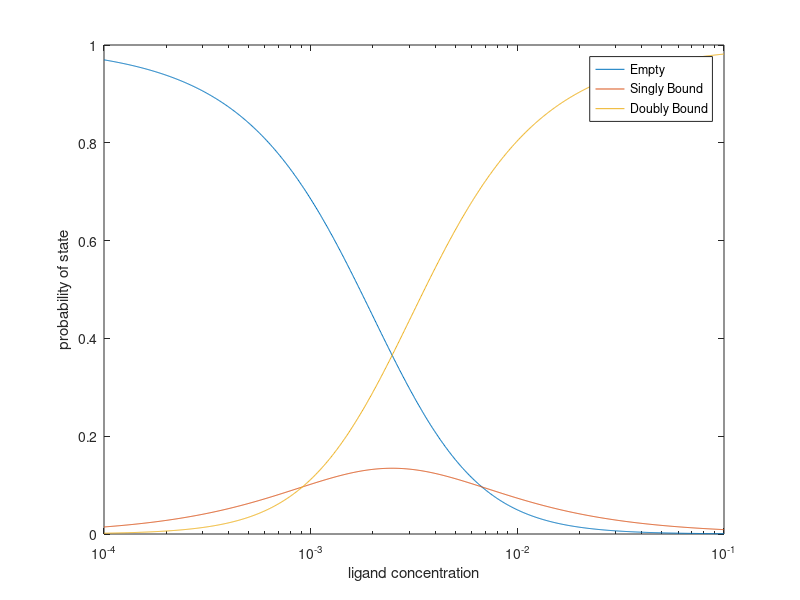
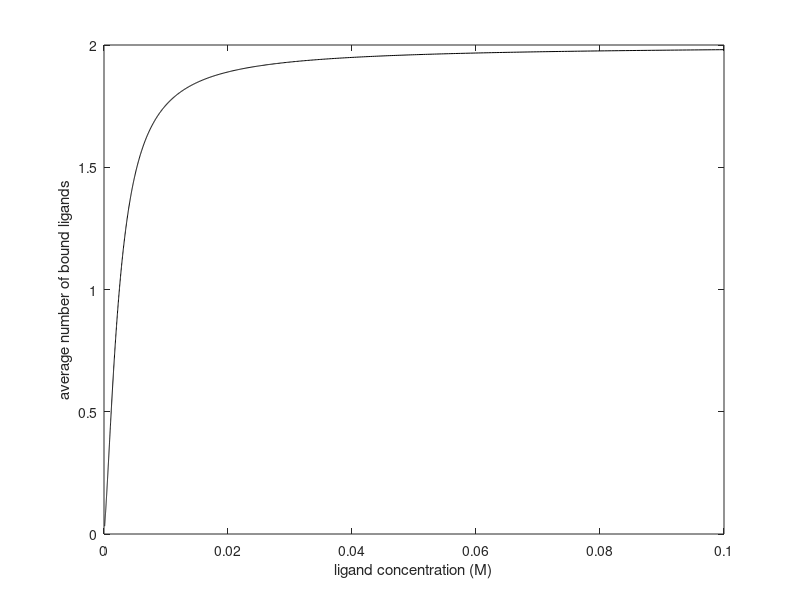

Recreate these plots in MATLAB, in order.
%In this script, we will consider a receptor which can bind two ligands.
%Using the statistical mechanics we learned in lecture, we can enumerate
%these states, figure out the multiplicity, and compute their statistical
%weights. How does the probability of each state change with a
%concentration of ligand? Let's find out!

%We'll start by declaring some variables. 
d_eb = -5; %Energy difference between bound and unbound state (in kT). 
d_ei = -2; %energy of interaction (in kT). 
L = logspace(-4, -1, 1000); %Range of ligand concentrations (in M). 

%To save our fingers some work, we'll define the partition function. 
Z = 1 + 2 .* L .* exp(-d_eb) + L.^2 .* exp(-(2*d_eb + d_ei));

%Now we'll compute the probability of each state.
p_empty = 1 ./ Z;  %Nothing bound -- empty receptor. 
p_one = L * exp(-d_eb) ./ Z; %Probability of one ligand being bound.
p_both = L.^2 .* exp(-(2 * d_eb + d_ei)) ./ Z; %Probability of both.

%Now plot the probabilities as a function of ligand concentration. 
figure(1) %This makes a new figure window.
semilogx(L, p_empty);
hold on;
semilogx(L, p_one);
semilogx(L, p_both);

%Now the most important part.
xlabel('ligand concentration');
ylabel('probability of state');
legend('Empty', 'Singly Bound', 'Doubly Bound', 'Anything bound');
hold off

%There is a lot of interesting stuff going on here. We can see that with a
%high concentration of ligand, the most common state is having both bound
%at once. In the middle of the range, empty and doubly bound are equal with
%a singly bound state less probably. Let's now compute the average number
%of bound ligands as a function of concentration.

%Since we have already enumerated our probabilities, the calculation is
%trivial.
n_bound = 2 * p_one + 2 * p_both;

%Now let's plot it. 
figure(2)
plot(L, n_bound, 'k-');
xlabel('ligand concentration (M)');
ylabel('average number of bound ligands');

%Now, go back and try changing the energy of interaction and see how the
%curves change!